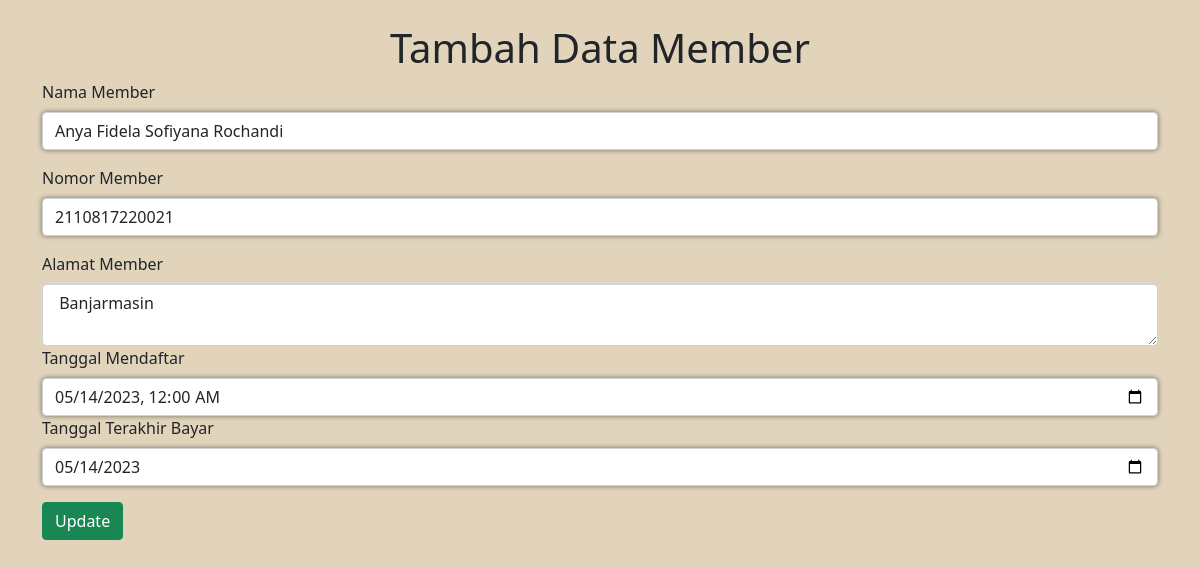
The page /FormMember.php?id_member=4 on the database its author committed.
### tables this page shows
CREATE TABLE `member` (
  `id_member` int(11) NOT NULL,
  `nama_member` varchar(250) NOT NULL,
  `nomor_member` varchar(15) NOT NULL,
  `alamat` text NOT NULL,
  `tgl_mendaftar` date NOT NULL,
  `tgl_terakhir_bayar` date NOT NULL
);

### FormMember.php (the view, shortened to what this page needs)
<!DOCTYPE html>
<html lang="en">
<head>
    <link href="https://cdn.jsdelivr.net/npm/bootstrap@5.1.3/dist/css/bootstrap.min.css" rel="stylesheet"
>
</head>
<body class="p-3" style="background-color: #E1D4BB">
    <?php
    include_once('Model.php');
    if (isset($_GET['id_member'])) {
        editMember();
    }
    ?>
    <div class="container">
        <div class="row">
            <form action="" method="post">
                <h1 style="text-align: center;" class="mt-2">Tambah Data Member</h1>
                <label for="nama_member" class="form-label">Nama Member</label>
                <input type="text" name="nama_member" id="nama_member" class="form-control mb-3"
                    value="<?php if (isset($_GET['id_member']))
                        echo $result[0]["nama_member"] ?>" required>
                    <label for="nomor_member" class="form-label">Nomor Member</label>
                    <input type="text" name="nomor_member" id="nomor_member" class="form-control mb-3"
                        value="<?php if (isset($_GET['id_member']))
                        echo $result[0]["nomor_member"] ?>" required>
                    <label for="alamat" class="form-label">Alamat Member</label>
                    <textarea name="alamat" id="alamat" class="form-control"
                        required><?php if (isset($_GET['id_member']))
                        echo $result[0]["alamat"] ?> </textarea>
                    <label for="tgl_mendaftar" class="form-label">Tanggal Mendaftar</label>
                    <input type="datetime-local" name="tgl_mendaftar" id="tgl_mendaftar" class="form-control"
                        value="<?php if (isset($_GET['id_member']))
                        echo date('Y-m-d\TH:i', strtotime($result[0]["tgl_mendaftar"])) ?>"
                        required>
                    <label for="tgl_terakhir_bayar" class="form-label">Tanggal Terakhir Bayar</label>
                    <input type="date" name="tgl_terakhir_bayar" id="tgl_terakhir_bayar" class="form-control"
                        value="<?php if (isset($_GET['id_member']))
                        echo $result[0]["tgl_terakhir_bayar"] ?>" required>
                <?php
                    if (isset($_GET['id_member'])) {
                        echo "<button type=\"submit\" class=\"btn btn-success mt-3\" name=\"update\"> Update </button>";
                    } else {
                        echo "<button type=\"submit\" class=\"btn btn-success mt-3\" name=\"tambah\"> Tambah </button>";
                    }
                    ?>
        </div>
    </div>
</body>
</html>

### FormMember.php (style rules this page uses)
input { font-weight: 500; font-size: .8vw; color: #fff; background-color: rgb(28, 28, 30); box-shadow: 0 0 .4vw rgba(0, 0, 0, 0.5), 0 0 0 .15vw transparent; border-radius: 0.4vw; border: none; outline: none; padding: 0.4vw; transition: .4s; }

### rows shown on the page
member: nama_member "Anya Fidela Sofiyana Rochandi", nomor_member "2110817220021", alamat "Banjarmasin", tgl_mendaftar "05/14/2023 00:00", tgl_terakhir_bayar "05/14/2023"
